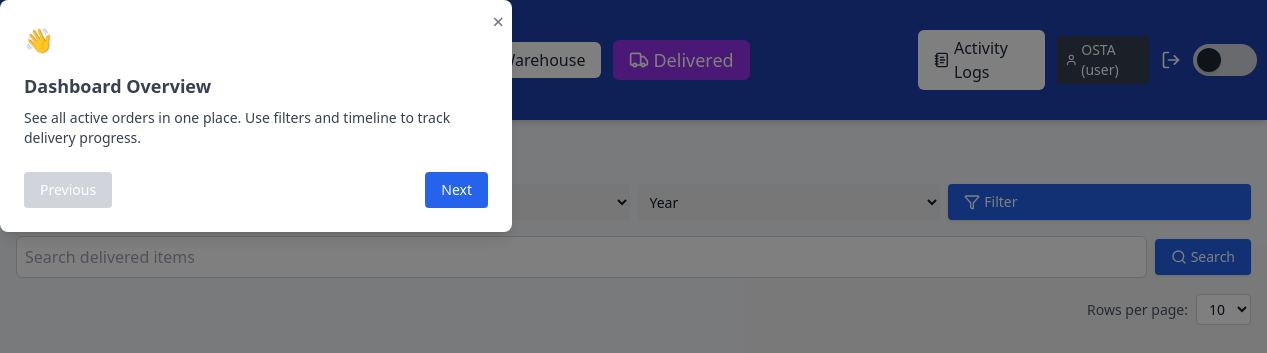
/delivered (signed in), run on an earlier commit of the app's database.
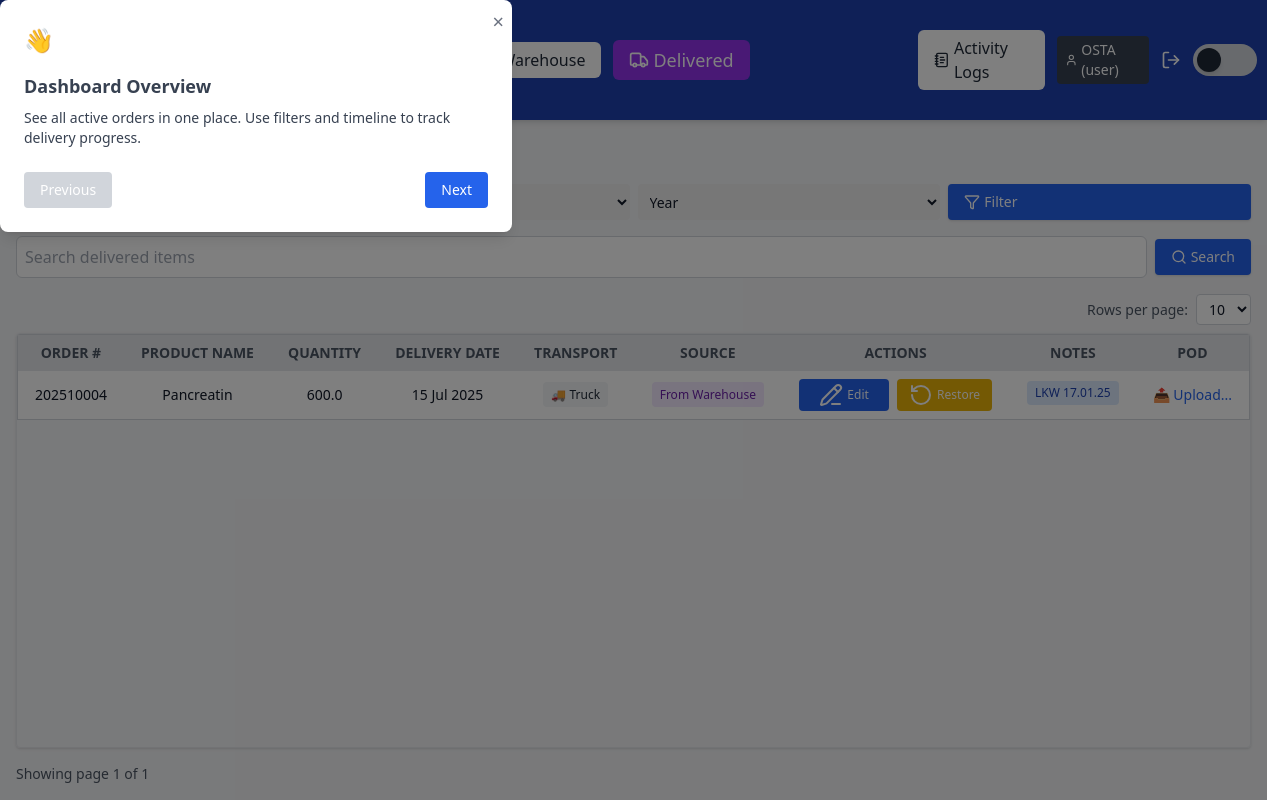
And on a later commit of the database.
### app/models.py (models this page shows, shortened)
class User(db.Model):
    id = db.Column(db.Integer, primary_key=True)
    username = db.Column(db.String(100), unique=True, nullable=False)
    password_hash = db.Column(db.String(128))
    role = db.Column(db.String(50), default='user')

class DeliveredGoods(db.Model):
    id = db.Column(db.Integer, primary_key=True)
    user_id = db.Column(db.Integer, db.ForeignKey('user.id'), nullable=False)
    order_number = db.Column(db.String(50), nullable=False)
    product_name = db.Column(db.String(100), nullable=False)
    quantity = db.Column(db.String(50), nullable=False)
    delivery_source = db.Column(db.String(50), nullable=False)
    delivery_date = db.Column(db.String(10), nullable=False)
    transport = db.Column(db.String(20))
    notes = db.Column(db.String(120))
    pod_filename = db.Column(db.String(120))
    warehouse_address = db.Column(db.String(255))
    client = db.Column(db.String(255))
    pos_no = db.Column(db.String(50))
    customer_ref = db.Column(db.String(50))

### app/routes/delivered_routes.py (the view, shortened to what this page needs)
@delivered_bp.route('/delivered')
@login_required
def delivered():
    page = request.args.get('page', 1, type=int)
    per_page = request.args.get('per_page', 10, type=int)
    transport = request.args.get('transport')
    month = request.args.get('month')
    year = request.args.get('year')
    search = request.args.get('search', '')
    if can_view_all(current_user.role):
        query = DeliveredGoods.query
    else:
        query = DeliveredGoods.query.filter_by(user_id=current_user.id)
    if transport:
        query = query.filter_by(transport=transport)
    if month:
        query = query.filter(extract('month', DeliveredGoods.delivery_date) == int(month))
    if year:
        query = query.filter(extract('year', DeliveredGoods.delivery_date) == int(year))
    delivered_items = query.order_by(DeliveredGoods.delivery_date.desc()).paginate(page=page, per_page=per_page)
    reported_order_numbers = set()
    all_entries = StockReportEntry.query.all()
    for entry in all_entries:
        order_number = None
        warehouse_order = WarehouseStock.query.get(entry.related_order_id)
        if warehouse_order:
            order_number = warehouse_order.order_number
        else:
            delivered_order = DeliveredGoods.query.get(entry.related_order_id)
            if delivered_order:
                order_number = delivered_order.order_number
        if order_number:
            reported_order_numbers.add(order_number)
    return render_template(
        'delivered.html',
        delivered_items=delivered_items.items,
        pagination=delivered_items,
        per_page=per_page,
        reported_order_numbers=reported_order_numbers
    )

### app/templates/delivered.html (shortened to what this page needs)
<!DOCTYPE html>
<html lang="en">
<head>
    <script src="https://cdn.tailwindcss.com"></script>
</head>
<body class="flex flex-col h-screen bg-gray-100 dark:bg-gray-900 text-gray-900 dark:text-gray-100">
    {% include '_navbar.html' %}
    <main class="flex flex-col h-full overflow-hidden p-4">
        <h2 class="text-2xl font-bold mb-4">🚚 Delivered Goods</h2>
        <form method="GET" class="grid grid-cols-2 sm:grid-cols-4 gap-2 mb-4 text-sm">
            <select name="year" class="rounded px-2 py-1 dark:bg-gray-800">
                <option value="">Year</option>
            </select>
            <form method="get" class="mb-4 flex justify-end">
                <button type="submit"
                    class="flex items-center gap-1 bg-blue-600 hover:bg-blue-700 text-white px-4 py-2 rounded shadow text-sm">
                    <i data-lucide="filter" class="w-4 h-4"></i> Filter
                </button>
            </form>
        </form>
        <div class="mb-4 flex items-center justify-between gap-2">
            <form method="get" class="flex flex-1 items-center gap-2">
                <input type="text" name="search" value="{{ request.args.get('search', '') }}"
                    placeholder="Search delivered items"
                    class="flex-1 p-2 rounded-md border border-gray-300 focus:outline-none focus:ring-2 focus:ring-blue-400 bg-white dark:bg-gray-800 dark:border-gray-600 dark:text-gray-200" />
                <button type="submit"
                    class="flex items-center gap-1 bg-blue-600 hover:bg-blue-700 text-white px-4 py-2 rounded shadow text-sm">
                    <i data-lucide="search" class="w-4 h-4"></i> Search
                </button>
            </form>
            {% set clear_args = request.args.to_dict() %}
            {% if 'search' in clear_args %}{% set _ = clear_args.pop('search') %}{% endif %}
            {% if 'page' in clear_args %}{% set _ = clear_args.pop('page') %}{% endif %}
        </div>
        <div class="flex justify-end mb-2">
            <form method="get" class="flex items-center gap-2">
                <label for="per_page" class="text-sm text-gray-600 dark:text-gray-300">Rows per page:</label>
                <select name="per_page" id="per_page" onchange="this.form.submit()"
                    class="px-2 py-1 rounded border border-gray-300 dark:border-gray-600 bg-white dark:bg-gray-800 text-sm">
                    <option value="10" {% if per_page==10 %}selected{% endif %}>10</option>
                </select>
            </form>
        </div>
        {% if delivered_items %}
        <div class="flex-1 overflow-y-auto border rounded shadow w-full">
            <table id="delivered-table"
                class="w-full table-auto bg-white dark:bg-gray-900 border border-gray-300 dark:border-gray-700 text-sm">
                <thead class="sticky top-0 z-10 bg-gray-200 dark:bg-gray-800">
                    <tr class="text-center text-xs sm:text-sm text-gray-600 dark:text-gray-300 uppercase">
                        <th class="px-4 py-2 cursor-pointer" data-sort="order_number">Order # </th>
                        <th class="px-4 py-2 cursor-pointer" data-sort="product_name">Product Name </th>
                        <th class="px-4 py-2 cursor-pointer" data-sort="quantity">Quantity </th>
                        <th class="px-4 py-2 cursor-pointer" data-sort="delivery_date">Delivery Date </th>
                        <th class="px-4 py-2 cursor-pointer" data-sort="transport">Transport </th>
                        <th class="px-4 py-2">Source</th>
                        <th class="px-4 py-2">Actions</th>
                        <th class="px-4 py-2">Notes</th>
                        <th class="px-4 py-2">POD</th>
                    </tr>
                </thead>
                <tbody>
                    {% for item in delivered_items %}
                    <tr
                        class="text-center even:bg-gray-100 dark:even:bg-gray-800 hover:bg-blue-50 dark:hover:bg-gray-700">
                        <td class="px-4 py-2">{{ item.order_number }}</td>
                        <td class="px-4 py-2">{{ item.product_name }}</td>
                        <td class="px-4 py-2">{{ item.quantity }}</td>
                        <td class="px-4 py-2" data-key="delivery_date" data-sort-value="{{ item.delivery_date }}">
                            {{ item.delivery_date | format_date }}
                        </td>
                        <td class="px-4 py-2 text-xs">
                            {% if item.transport == 'air' %}<span class="bg-gray-100 text-gray-800 px-2 py-1 rounded">✈️
                                Air</span>
                            {% elif item.transport == 'sea' %}<span
                                class="bg-gray-100 text-gray-800 px-2 py-1 rounded">🚢 Sea</span>
                            {% elif item.transport == 'truck' %}<span
                                class="bg-gray-100 text-gray-800 px-2 py-1 rounded">🚚 Truck</span>
                            {% else %}—{% endif %}
                        </td>
                        <td class="px-4 py-2 text-xs">
                            {% if item.delivery_source == 'Direct from Transit' %}<span
                                class="bg-blue-100 text-blue-800 px-2 py-1 rounded">Direct from Transit</span>
                            {% elif item.delivery_source == 'From Warehouse' %}<span
                                class="bg-purple-100 text-purple-800 px-2 py-1 rounded">From Warehouse</span>
                            {% else %}<span class="bg-gray-100 text-gray-800 px-2 py-1 rounded">—</span>
                            {% endif %}
                        </td>
                        <td class="px-4 py-2">
                            <div class="flex flex-wrap gap-2 justify-center">
                                {% if current_user.role != 'superuser' %}
                                <a href="{{ url_for('delivered.edit_delivered', item_id=item.id) }}"
                                    class="bg-blue-600 hover:bg-blue-700 text-white px-3 py-1 text-xs rounded min-w-[90px] flex items-center gap-1 justify-center">
                                    <i data-lucide="pencil-line"></i> Edit
                                </a>
                                <form method="POST"
                                    action="{{ url_for('restore.restore_from_delivered', item_id=item.id) }}">
                                    <button type="submit"
                                        class="bg-yellow-500 hover:bg-yellow-600 text-white px-3 py-1 text-xs rounded min-w-[90px] flex items-center gap-1 justify-center">
                                        <i data-lucide="rotate-ccw"></i> Restore
                                    </button>
                                </form>
                                {% endif %}
                            </div>
                        </td>
                        <td class="px-4 py-2">
                            {% if item.notes %}
                            <span title="{{ item.notes }}"
                                class="bg-blue-100 text-blue-800 text-xs px-2 py-1 rounded whitespace-nowrap max-w-[150px] overflow-hidden text-ellipsis inline-block">
                                {{ item.notes[:30] }}{% if item.notes|length > 30 %}...{% endif %}
                            </span>
                            {% else %}—{% endif %}
                        </td>
                        <td class="px-4 py-2 text-xs text-center">
                            {% if current_user.role != 'superuser' %}
                            {% if item.pod_filename %}
                            <div class="flex items-center justify-center space-x-2">
                                <a href="{{ url_for('upload.view_pod', filename=item.pod_filename) }}" target="_blank"
                                    class="text-blue-600 hover:underline">📎 View</a>
                                <form method="POST" action="{{ url_for('upload.delete_pod', item_id=item.id) }}">
                                    <button type="submit" class="text-red-500 hover:underline"
                                        title="Delete POD">🗑️</button>
                                </form>
                            </div>
                            {% else %}
                            <form method="POST" action="{{ url_for('upload.upload_pod', item_id=item.id) }}"
                                enctype="multipart/form-data" class="flex flex-col items-center space-y-1">
                                <label for="pod-{{ item.id }}"
                                    class="cursor-pointer text-blue-600 text-sm hover:underline relative">📤
                                    Upload...</label>
                            </form>
                            {% endif %}
                            {% endif %}
                        </td>
                    </tr>
                    {% endfor %}
                </tbody>
            </table>
        </div>
        {% set args = request.args.to_dict() if request.args else {} %}
        {% set filtered_args = args.copy() %}
        {% if 'page' in filtered_args %}{% set _ = filtered_args.pop('page') %}{% endif %}
        {% if 'per_page' in filtered_args %}{% set _ = filtered_args.pop('per_page') %}{% endif %}
        <div class="mt-4 flex justify-between items-center">
            <div class="text-sm text-gray-600 dark:text-gray-300">
                Showing page {{ pagination.page }} of {{ pagination.pages }}
            </div>
        </div>
        {% endif %}
    </main>
</body>
</html>

### app/templates/_navbar.html (shortened to what this page needs)
<header
  class="sticky top-0 z-50 flex justify-between items-center px-4 sm:px-6 py-2 sm:py-3 bg-blue-800 text-white shadow-md">
  <div class="flex items-center space-x-3">
    <h1 class="text-base sm:text-2xl font-semibold">Supply Tracker Dashboard</h1>
    <a href="{{ url_for('onboarding.show_onboarding') }}"
      class="ml-4 px-3 py-1.5 bg-blue-600 text-white text-sm rounded hover:bg-blue-700 transition flex items-center gap-1">
    </a>
  </div>
  <div class="flex items-center space-x-2 sm:space-x-3">
    <a href="{{ url_for('dashboard.dashboard') }}" class="px-4 py-1.5 rounded-md font-medium transition-all duration-200 flex items-center gap-1
       {{ 'bg-yellow-500 text-white text-lg font-bold' if current_path.startswith(url_for('dashboard.dashboard')) else 'bg-white text-gray-800 dark:bg-gray-700 dark:text-white' }}
       hover:bg-opacity-80 hover:shadow-md">
    </a>
    <a href="{{ url_for('warehouse.warehouse') }}" class="px-4 py-1.5 rounded-md font-medium transition-all duration-200 flex items-center gap-1
       {{ 'bg-blue-600 text-white text-lg font-bold' if current_path.startswith(url_for('warehouse.warehouse')) else 'bg-white text-gray-800 dark:bg-gray-700 dark:text-white' }}
       hover:bg-opacity-80 hover:shadow-md">
      Warehouse
    </a>
    <a href="{{ url_for('delivered.delivered') }}" class="px-4 py-1.5 rounded-md font-medium transition-all duration-200 flex items-center gap-1
       {{ 'bg-purple-600 text-white text-lg font-bold' if current_path.startswith(url_for('delivered.delivered')) else 'bg-white text-gray-800 dark:bg-gray-700 dark:text-white' }}
       hover:bg-opacity-80 hover:shadow-md">
      <i data-lucide="truck" class="w-5 h-5"></i>
      Delivered
    </a>
    <a href="{{ url_for('activity.activity_logs') }}" class="px-4 py-1.5 rounded-md font-medium transition-all duration-200 flex items-center gap-1
   {{ 'bg-amber-500 text-white text-lg font-bold' if current_path.startswith(url_for('activity.activity_logs')) else 'bg-white text-gray-800 dark:bg-gray-700 dark:text-white' }}
   hover:bg-opacity-80 hover:shadow-md">
      <i data-lucide="notebook-text" class="w-5 h-5"></i>
      Activity Logs
    </a>
    <span class="ml-4 px-2 py-1 rounded bg-gray-700 text-white text-sm flex items-center gap-1">
      <i data-lucide="user" class="w-4 h-4"></i>
      {{ current_user.username }} ({{ current_user.role }})
    </span>
    <a href="{{ url_for('auth.logout') }}" title="Logout" class="text-white hover:text-red-400 ml-1">
      <i data-lucide="log-out" class="w-5 h-5"></i>
    </a>
    <button id="dark-mode-toggle"
      class="relative inline-flex items-center h-5 w-10 sm:h-8 sm:w-16 rounded-full transition-colors duration-300 focus:outline-none flex-shrink-0"
      aria-label="Toggle dark mode">
      <span id="dark-mode-track"
        class="absolute inset-0 h-5 w-10 sm:h-8 sm:w-16 rounded-full bg-gray-300 dark:bg-gray-700 transition-colors duration-300"></span>
      <span id="dark-mode-thumb"
        class="absolute left-1 top-1 h-3 w-3 sm:h-6 sm:w-6 rounded-full bg-gray-800 dark:bg-gray-100 transform transition-transform duration-300 shadow-md dark:shadow-white/50 dark:translate-x-5 sm:dark:translate-x-8"></span>
    </button>
  </div>
  <div id="tourModal" class="fixed inset-0 bg-black bg-opacity-50 hidden z-50 items-center justify-center">
    <div class="bg-white dark:bg-gray-800 p-6 rounded-lg max-w-lg w-full shadow-lg relative">
      <button id="closeTourBtn"
        class="absolute top-2 right-2 text-gray-500 hover:text-gray-800 dark:hover:text-white text-xl">&times;</button>
      <h2 class="text-2xl font-bold mb-4">👋 Welcome to Supply Tracker!</h2>
      <div id="tourStepContent" class="text-sm text-gray-700 dark:text-gray-300 space-y-2"></div>
      <div class="mt-6 flex justify-between">
        <button id="prevStepBtn" class="px-4 py-2 bg-gray-300 dark:bg-gray-700 rounded text-sm"
          disabled>Previous</button>
        <button id="nextStepBtn" class="px-4 py-2 bg-blue-600 text-white rounded text-sm">Next</button>
      </div>
    </div>
  </div>
</header>

What changed in the data, as far as the page shows it:
added DeliveredGoods: order_number "202510004", product_name "Pancreatin", quantity "600.0", delivery_date "15 Jul 2025", transport "🚚 Truck", delivery_source "From Warehouse", notes "LKW 17.01.25"
Also different on the page:
{{ pagination.page }}: (not shown) → "1"
{{ pagination.pages }}: (not shown) → "1"
text now shown: "ORDER # PRODUCT NAME QUANTITY DELIVERY DATE TRANSPORT SOURCE ACTIONS NOTES POD Showing page of"
